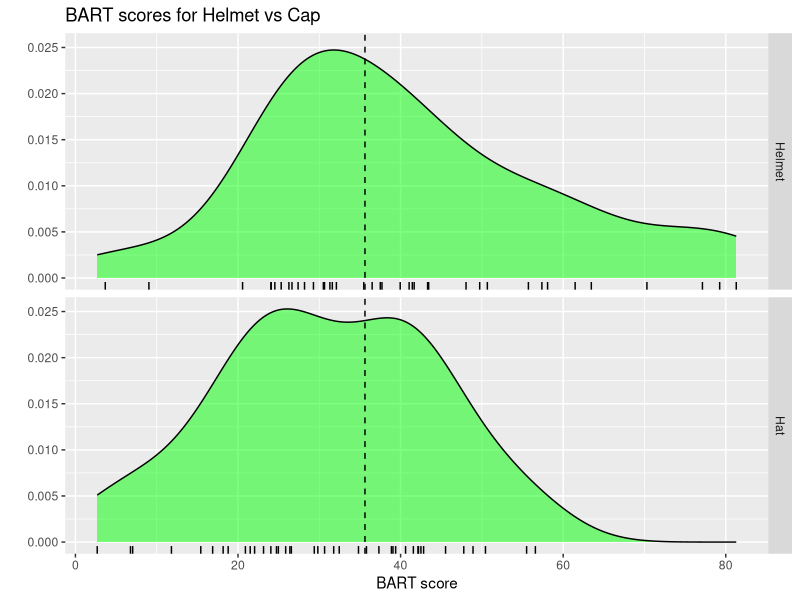
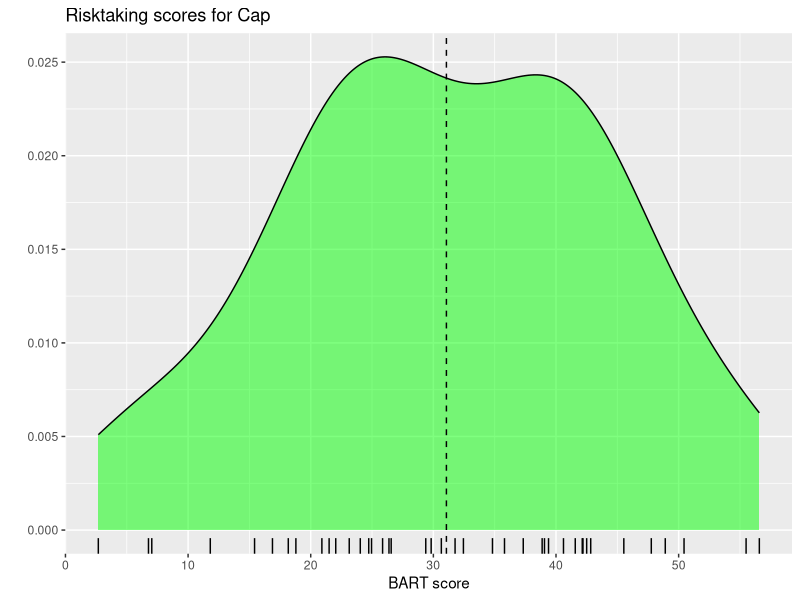
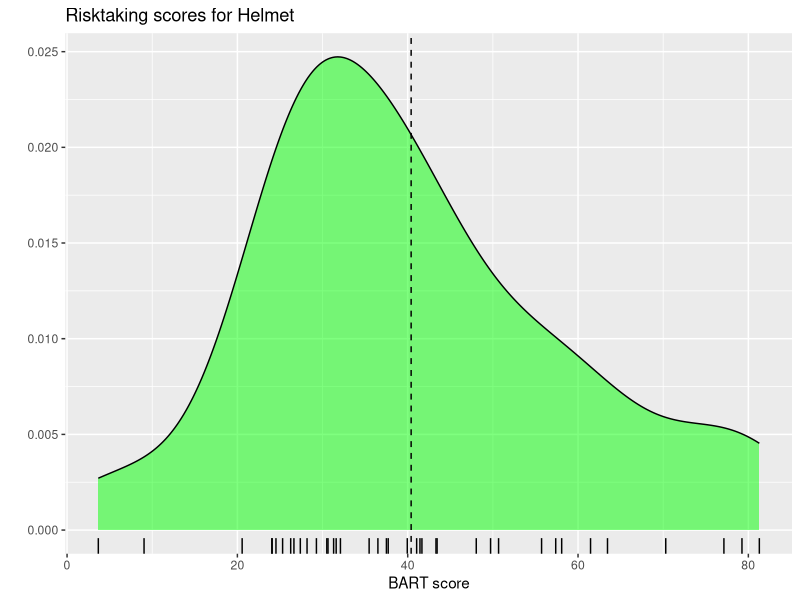
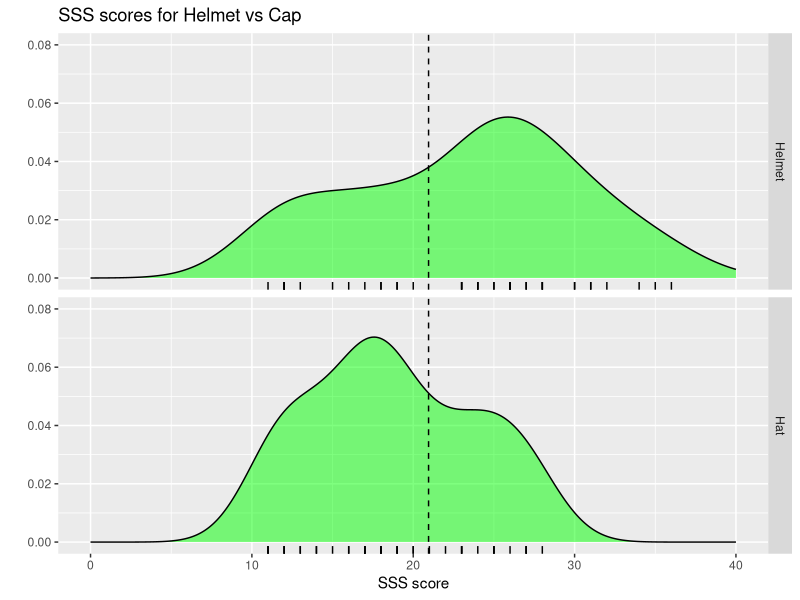
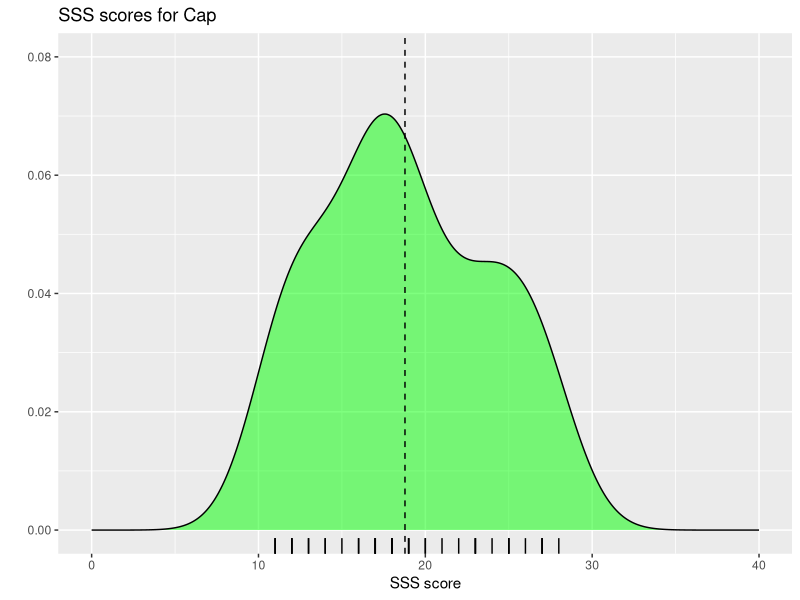
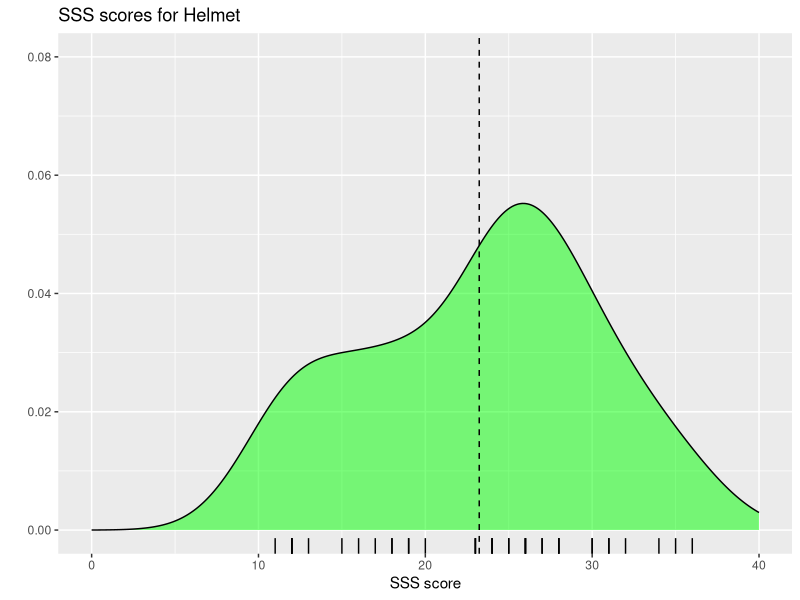

Generate these figures, in order, with R:
## ---- chunk 1
knitr::opts_chunk$set(echo = TRUE)
## ---- chunk 2
#load packages
library(tidyverse)
library(dplyr)
library(ggplot2)
## ---- chunk 3
#set wd
setwd("/Users/AbigailBergman/Desktop/Grad School/Winter Quarter 2019/Data Science/datascience_repo/week_01/hw_01")

#import data
bicycle <- read.csv("Bicycle.csv")
View(bicycle)
## ---- chunk 4
#Risk taking scores
helmet <- bicycle %>%
  filter(Condition ==1)

hat <- bicycle %>%
  filter(Condition == 2)

#BART
mean(helmet$BART)
sd(helmet$BART)

mean(hat$BART)  
sd(hat$BART)

var(helmet$BART)
var(hat$BART) #I am confused becasue these variances are not equal but the researchers assumed equal var?

#independent t test (not Welch's)
t.test(helmet$BART, hat$BART, var.equal = TRUE)
## ---- chunk 5
#SSS
mean(helmet$SSS_total)
sd(helmet$SSS_total)

mean(hat$SSS_total)
sd(hat$SSS_total)

var(helmet$SSS_total)
var(hat$SSS_total) #variances are not equal -> use Welch

#independent t test
t.test(helmet$SSS_total, hat$SSS_total)
## ---- chunk 6
#gender
male <- bicycle %>%
  filter(Sex ==1)

female <- bicycle %>%
  filter(Sex == 2)

mean(male$BART)
sd(male$BART)

mean(female$BART)  
sd(female$BART)

var(female$BART)
var(male$BART) #unequal var but they uses Welch's??

#independent t test (not Welch's)
t.test(male$BART, female$BART, var.equal = TRUE)

## ---- chunk 7
#rename Condition
bicycle <- bicycle%>%
  mutate(Condition = factor(Condition, levels=(c(1,2)), labels=(c("Helmet", "Hat")))) 
## ---- chunk 8
#Plot a
ggplot(bicycle, aes(BART))+
  facet_grid(Condition~.)+
   geom_density(fill="green", alpha = .5)+
  geom_rug() +
  labs(title = "BART scores for Helmet vs Cap", x = "BART score", y = "")+
  geom_vline(aes(xintercept=mean(BART)), linetype = "dashed") 

ggplot(hat, aes(BART)) +
  geom_density(fill="green", alpha = .5)+
  geom_rug() +
  labs(title = "Risktaking scores for Cap", x = "BART score", y = "")+
  geom_vline(aes(xintercept=mean(hat$BART)), linetype = "dashed")

ggplot(helmet, aes(BART)) +
  geom_density(fill="green", alpha=.5)+
  geom_rug()+
  geom_vline(aes(xintercept=mean(helmet$BART)), linetype = "dashed")+
  labs(title = "Risktaking scores for Helmet", x = "BART score", y = "")
## ---- chunk 9
#plot b
ggplot(bicycle, aes(SSS_total))+
  facet_grid(Condition~.)+
   geom_density(fill="green", alpha = .5)+
  geom_rug() +
  labs(title = "SSS scores for Helmet vs Cap", x = "SSS score", y = "")+
   ylim(c(0,.08))+xlim(c(0,40))+
  geom_vline(aes(xintercept=mean(SSS_total)), linetype = "dashed")


ggplot(hat, aes(SSS_total)) +
  geom_density(fill="green", alpha = .5)+
  geom_rug() +
  labs(title = "SSS scores for Cap", x = "SSS score", y = "")+
   ylim(c(0,.08))+xlim(c(0,40))+
  geom_vline(aes(xintercept=mean(hat$SSS_total)), linetype = "dashed")

ggplot(helmet, aes(SSS_total)) +
  geom_density(fill="green", alpha=.5)+
  geom_rug()+
  labs(title = "SSS scores for Helmet", x = "SSS score", y = "") +
   ylim(c(0,.08))+xlim(c(0,40))+
  geom_vline(aes(xintercept=mean(helmet$SSS_total)), linetype = "dashed")

